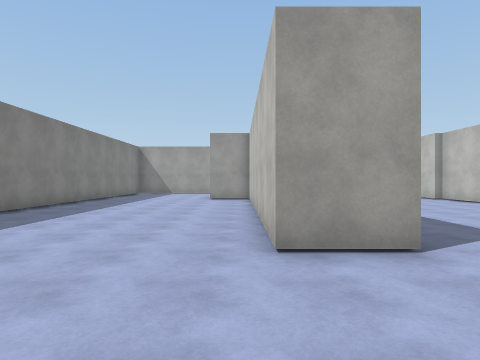
View 1 (above)

24 first-person views from a walk through a scene from a Unity 3-D project. The camera is 1.5 m above the floor, looks level and sees 75° across. The floor is counted in squares, 2 m on a side. Each view is taken from the middle of a square. On the plan, view 1 faces up. The plan holds only what a view shows up to about 10 squares ahead; the rest is blank. The place goes on beyond the plan. The player character is not drawn. Surface patterns are stand-ins for the level's own textures.

View 2
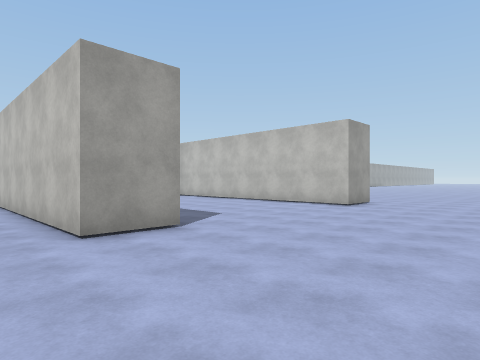

View 3
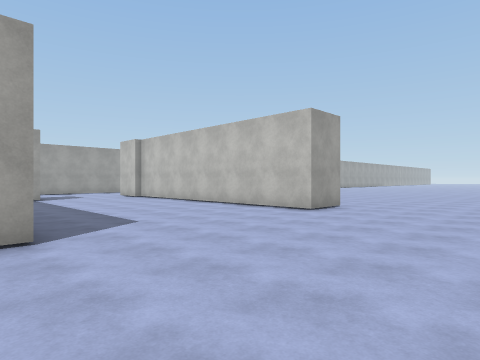

View 4
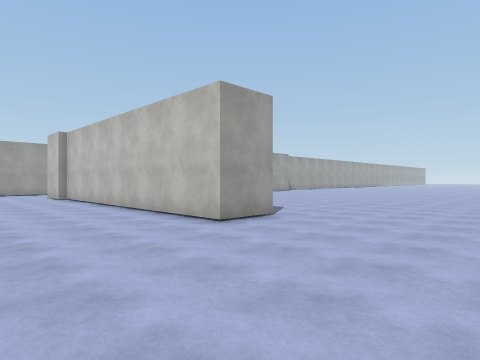

View 5
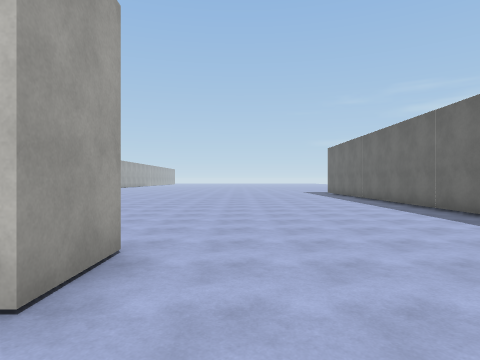

View 6
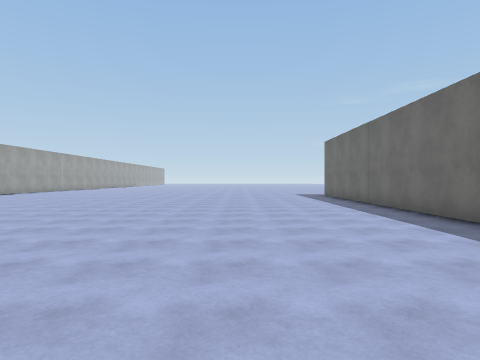

View 7
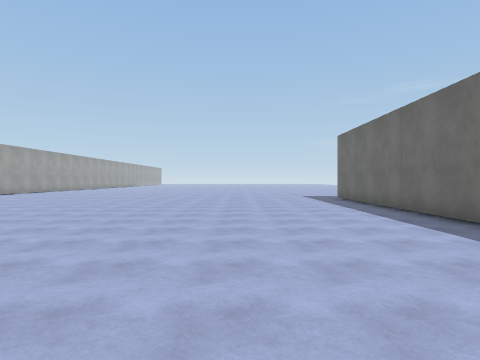

View 8
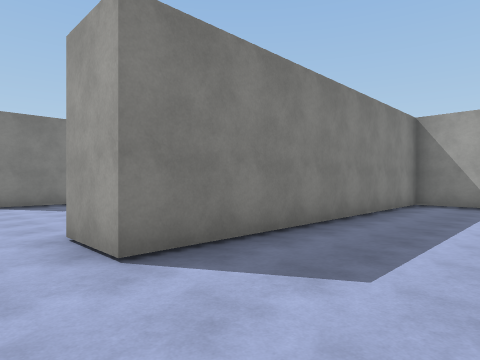

View 9
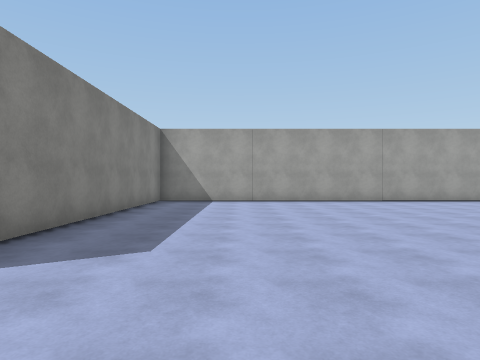

View 10
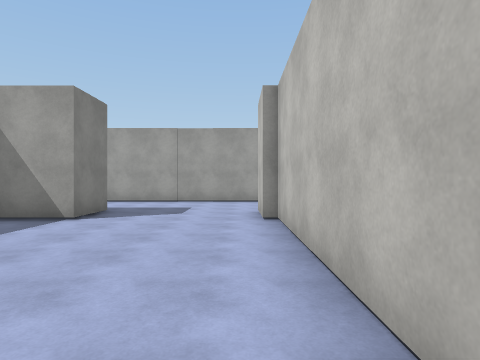

View 11
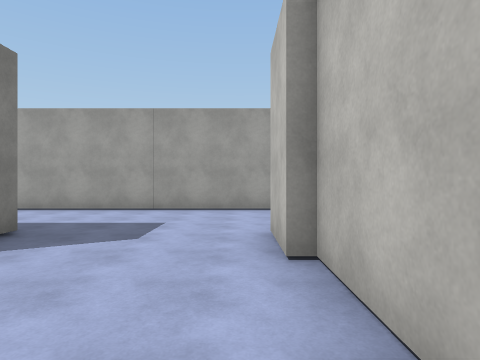

View 12
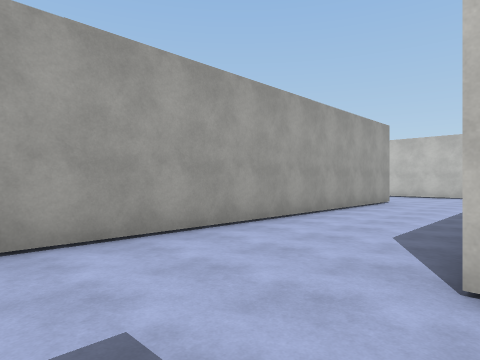

View 13
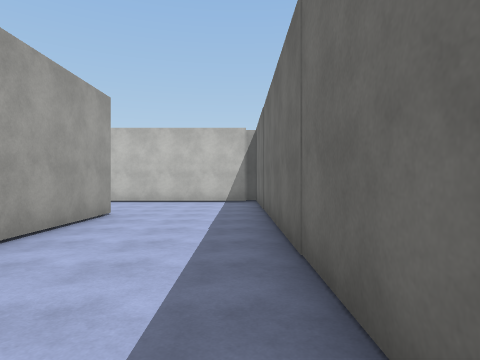

View 14
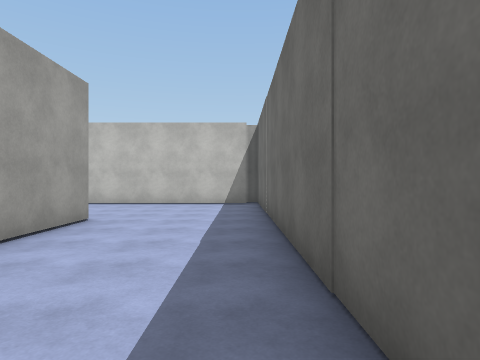

View 15
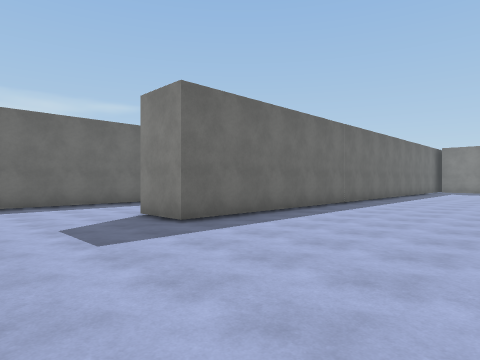

View 16
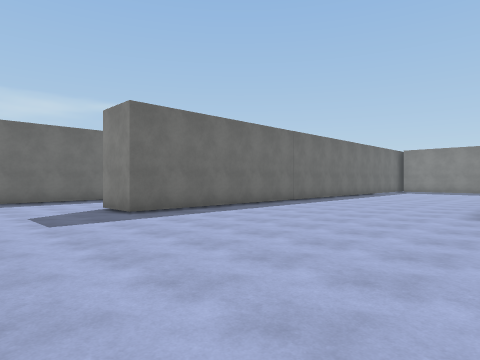

View 17
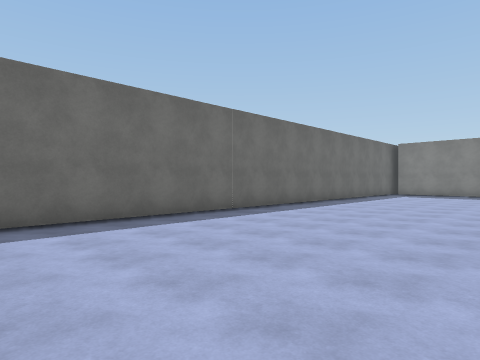

View 18
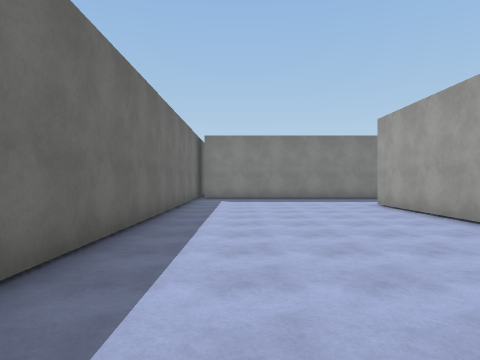

View 19
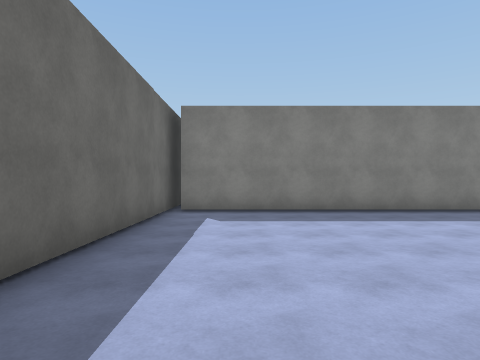

View 20
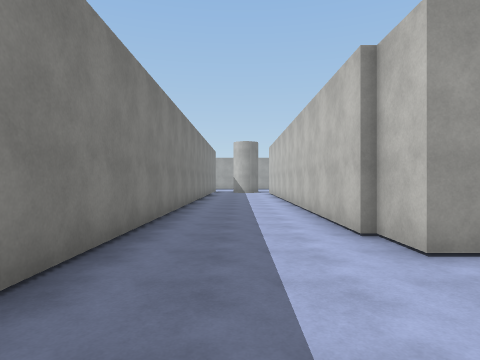

View 21
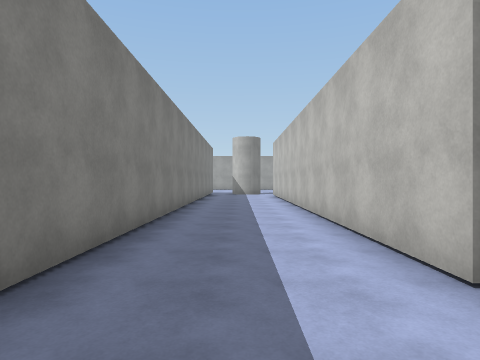

View 22
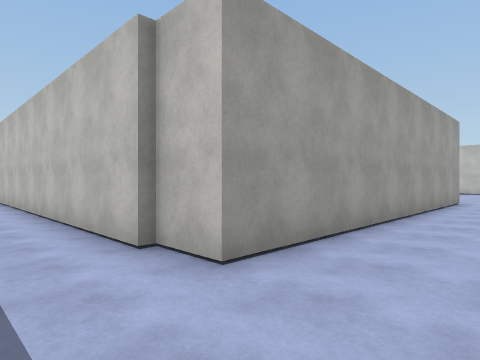

View 23
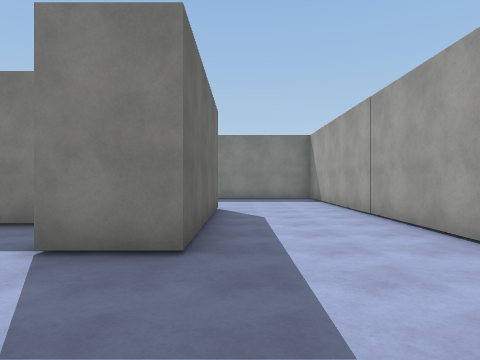

View 24
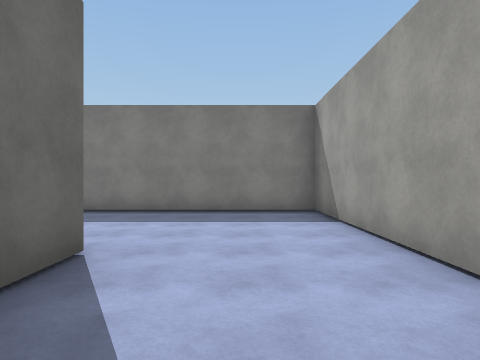

### Floor plan
Points are (right, up) in squares from view 1. A wall is a line through its corners. A room is listed if a view was taken in it or the views show most of it. See-through windows are left out.
Room 1 (views 1, 2, 3, 4, 5, 6, 7, 8, 9, 10, 11)
walls: (1.9, 5) (1.9, 3.2) (0.4, 3.2) (0.4, 9.5); (3.9, 11.9) (2.4, 11.9); (1.9, 10.6) (1.9, 10); (10.8, 11.9) (9.2, 11.9) (9.2, 3.2) (7.7, 3.2) (7.7, 10.5); (12.5, -3) (21, -3); (-2.4, 16.8) (-5.4, 16.8) (-5.4, 7)
ways out: opening at (-1.7, 15) to room 2; opening at (6, 11.3) to room 2
Room 2 (views 12, 13, 14, 15, 16, 17, 18, 19, 20, 21, 22, 23, 24)
walls: (11.6, 24) (1.8, 24) (1.8, 25.2); (9.8, 13.4) (19.8, 13.4); (1.6, 25.1) (1.6, 33.5); (7.4, 11.9) (7.4, 13.5); (7.7, 10.5) (7.7, 12); (19.7, 13.8) (19.7, 18.8); (-3, 18.3) (15.8, 18.3) (15.8, 16.8) (-2.4, 16.8); (-1.2, 13.4) (3.9, 13.4) (3.9, 11.9); (-1.5, 32.9) (-1.5, 18.5)
ways out: opening at (-1.7, 15) to room 1; opening at (6, 11.3) to room 1

Where each view was taken, in squares from view 1:
view 1: 0 up, 0 right, facing up
view 2: 1 down, 1 left, facing up-right
view 3: 1 down, 1 right, facing up-right
view 4: 1 down, 4 right, facing up-right
view 5: 2 up, 6 right, facing right
view 6: 1 up, 9 right, facing right
view 7: 1 up, 11 right, facing right
view 8: 2 up, 12 right, facing up-left
view 9: 1 up, 12 right, facing up
view 10: 6 up, 7 right, facing up
view 11: 9 up, 7 right, facing up
view 12: 13 up, 5 right, facing up-right
view 13: 14 up, 9 right, facing right
view 14: 14 up, 10 right, facing right
view 15: 23 up, 19 right, facing down-left
view 16: 25 up, 19 right, facing down-left
view 17: 24 up, 15 right, facing down-left
view 18: 20 up, 11 right, facing left
view 19: 20 up, 6 right, facing left
view 20: 21 up, 0 right, facing up
view 21: 23 up, 0 right, facing up
view 22: 22 up, 0 right, facing up-right
view 23: 14 up, 7 right, facing left
view 24: 15 up, 2 right, facing left
